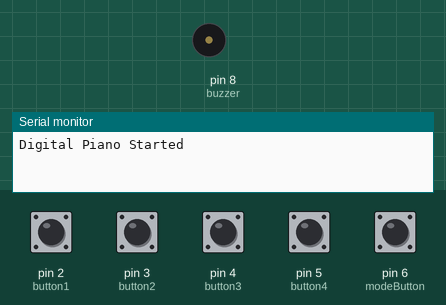
The sketch below on a simulated Arduino Uno, built with avr-gcc and run on an emulated ATmega328P. Shown: buzzer (waves = sounding), the last lines printed to the serial monitor. The test bench sets the inputs (shaded band); at power-on: pin 2 (button1), pin 3 (button2), pin 4 (button3), pin 5 (button4), pin 6 (modeButton) HIGH.

Above: at 1.2 s.
1.3 s: pin 6 (modeButton) pulled LOW for 0.15 s
2.9 s: pin 2 (button1) pulled LOW for 0.15 s
At 2.97 s:
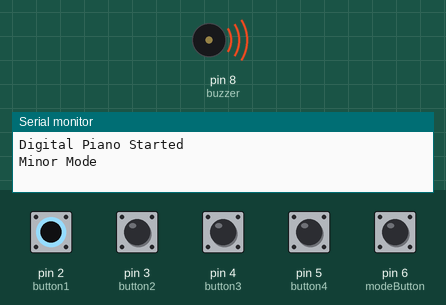
4.5 s: pin 6 (modeButton) pulled LOW for 1 s
Timing chart, 0 to 7.5 s (numbered marks = the images above; inputs shaded):
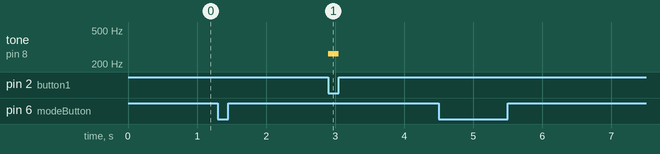

Measured:
- after the input at 2.9 s, tone on pin 8 (buzzer): silent → 262 Hz at once, → silent 0.15 s later

The sketch:

digital_piano.ino
```cpp
/*
Project : Digital Piano using Passive Buzzer
Author  : Akash Babu
*/

const int buzzer = 8;

const int button1 = 2;
const int button2 = 3;
const int button3 = 4;
const int button4 = 5;
const int modeButton = 6;

bool majorMode = true;
bool previousModeState = HIGH;

void setup() {

  pinMode(button1, INPUT_PULLUP);
  pinMode(button2, INPUT_PULLUP);
  pinMode(button3, INPUT_PULLUP);
  pinMode(button4, INPUT_PULLUP);
  pinMode(modeButton, INPUT_PULLUP);

  pinMode(buzzer, OUTPUT);

  Serial.begin(9600);

  Serial.println("Digital Piano Started");
}

void loop() {

  // Toggle Major/Minor mode
  bool currentModeState = digitalRead(modeButton);

  if (currentModeState == LOW && previousModeState == HIGH) {

    majorMode = !majorMode;

    if (majorMode)
      Serial.println("Major Mode");
    else
      Serial.println("Minor Mode");

    delay(200);
  }

  previousModeState = currentModeState;

  bool b1 = digitalRead(button1) == LOW;
  bool b2 = digitalRead(button2) == LOW;
  bool b3 = digitalRead(button3) == LOW;
  bool b4 = digitalRead(button4) == LOW;

  // Two buttons together
  if ((b1 && b2) || (b2 && b3) || (b3 && b4)) {

    tone(buzzer, 392);

  }

  else if (b1) {

    tone(buzzer, 262);

  }

  else if (b2) {

    tone(buzzer, 294);

  }

  else if (b3) {

    if (majorMode)
      tone(buzzer, 330);
    else
      tone(buzzer, 311);

  }

  else if (b4) {

    tone(buzzer, 349);

  }

  else {

    noTone(buzzer);

  }

}
```
